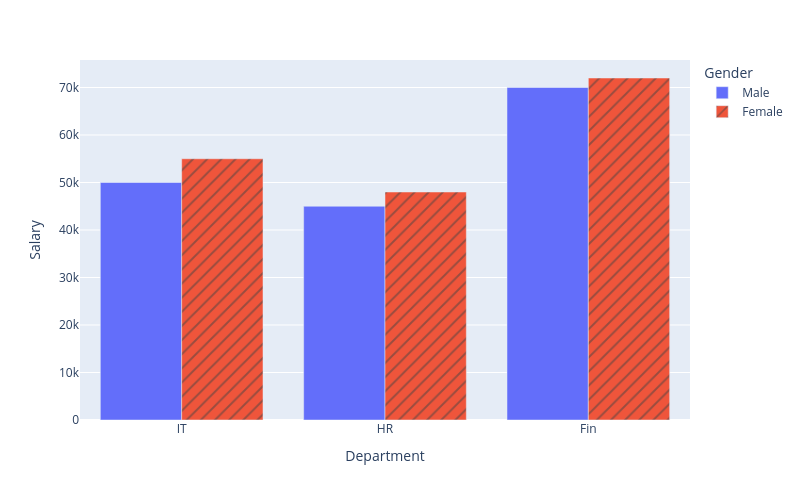

This figure's notebook cell:
### Code cell
px.bar(df,
       x = 'Department',
       y = 'Salary',
       color = 'Gender',
       barmode = 'group',
       width = 800,
       height = 500,
       hover_data = ['Experience'],
       pattern_shape = 'Gender',
      )

### Figure 1 — Plotly figure (JSON) as saved in the notebook; plotly's stock layout.template omitted (floating-point values rounded to 4 significant figures)
{"data": [{"alignmentgroup": "True", "customdata": [[3], [2], [4]], "hovertemplate": "Gender=Male<br>Department=%{x}<br>Salary=%{y}<br>Experience=%{customdata[0]}<extra></extra>", "legendgroup": "Male", "marker": {"color": "#636efa", "pattern": {"shape": ""}}, "name": "Male", "offsetgroup": "Male", "orientation": "v", "showlegend": true, "textposition": "auto", "type": "bar", "x": ["IT", "HR", "Fin"], "xaxis": "x", "y": [50000, 45000, 70000], "yaxis": "y"}, {"alignmentgroup": "True", "customdata": [[1], [5], [7]], "hovertemplate": "Gender=Female<br>Department=%{x}<br>Salary=%{y}<br>Experience=%{customdata[0]}<extra></extra>", "legendgroup": "Female", "marker": {"color": "#EF553B", "pattern": {"shape": "/"}}, "name": "Female", "offsetgroup": "Female", "orientation": "v", "showlegend": true, "textposition": "auto", "type": "bar", "x": ["IT", "HR", "Fin"], "xaxis": "x", "y": [55000, 48000, 72000], "yaxis": "y"}], "layout": {"barmode": "group", "height": 500, "legend": {"title": {"text": "Gender"}, "tracegroupgap": 0}, "margin": {"t": 60}, "width": 800, "xaxis": {"anchor": "y", "domain": [0, 1], "title": {"text": "Department"}}, "yaxis": {"anchor": "x", "domain": [0, 1], "title": {"text": "Salary"}}}}
